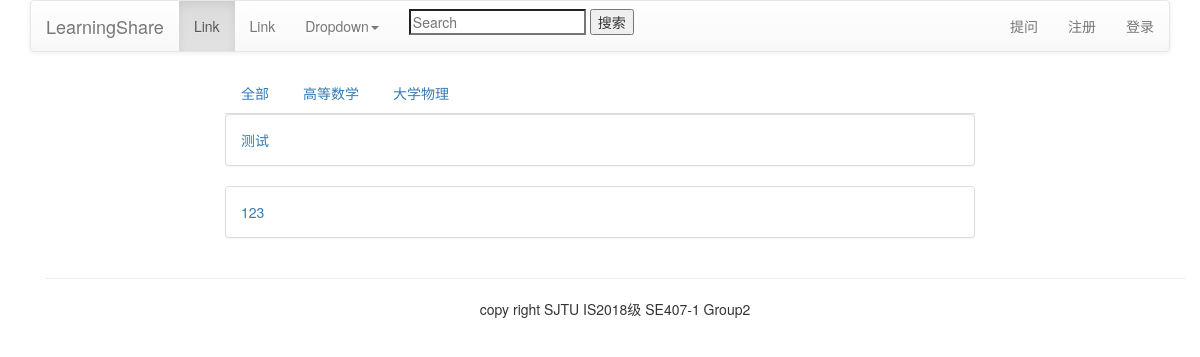
The page /question/ on the database as committed earlier.
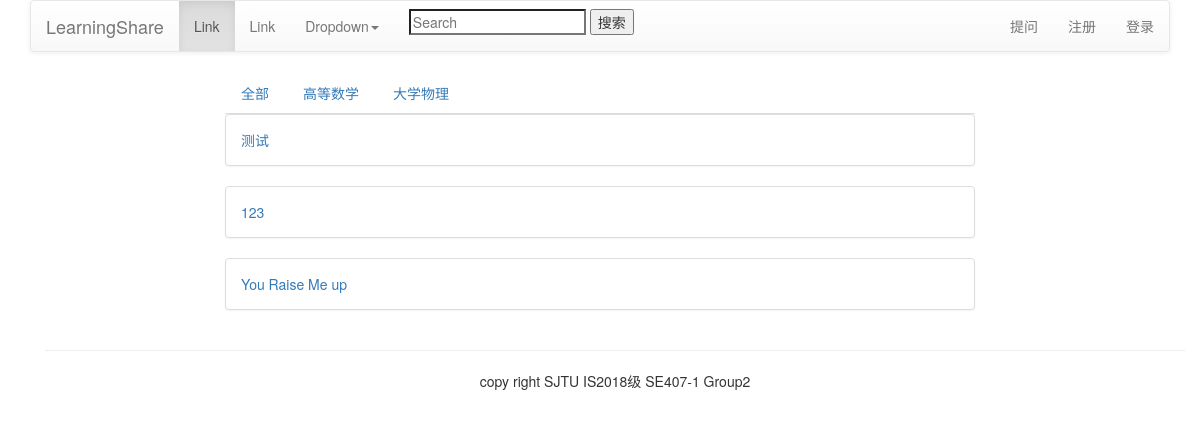
The same page on the database as committed later.
### CategoryApp/models.py (models this page shows, shortened)
class Category(models.Model):
    name = models.CharField(max_length=20, unique=True, verbose_name='分组名称')
    number = models.IntegerField(unique=True, verbose_name='分组序号')

### QuestionApp/models.py (models this page shows, shortened)
class Question(models.Model):
    user = models.ForeignKey(User, verbose_name='提问者', related_name='questions',on_delete=models.CASCADE)
    questionTitle = models.CharField('问题标题', max_length=40, unique=True,blank=False)
    questionCategory = models.ForeignKey('CategoryApp.Category', verbose_name='板块名称', on_delete=models.CASCADE)
    questionDescription = models.TextField('详细描述')
    created=models.DateTimeField(default=timezone.now,verbose_name='发布日期')
    publishDate = models.DateTimeField(auto_now=True, verbose_name='更新日期')
    goodNum = models.IntegerField(default=0,verbose_name='赞数')
    badNum = models.IntegerField(default=0, verbose_name='反对数')
    grade = models.IntegerField(default=0, verbose_name='综合质量')
    collect = models.ManyToManyField(User, verbose_name='收藏')

### QuestionApp/views.py (the view)
# urls.py: path('', views.index, name='index'),
def index(request):
    category_id = request.GET.get('category_id')
    if len(request.GET)==0:
        questions = Question.objects.all()
    else:
        questions = Question.objects.filter(questionCategory_id=category_id)
    categorys = Category.objects.all()
    context = {
        "questions": questions,
        "categorys": categorys
    }
    return render(request, "index.html", context=context)

### templates/index.html (shortened to what this page needs)
{% load static %}
<!DOCTYPE html>
<html lang="zh-cn">
<head>
	<link rel="stylesheet" href="{% static 'css/bootstrap.css' %}">
	<link rel="stylesheet" href="{% static 'css/bootstrap-theme.css' %}">
</head>
<body>
<div class="container">
    {% include "head.html" %}
    {% block add_question %}
    {% block content %}
	<div class="row clearfix">
		<div class="col-md-2 column">
		</div>
		<div class="col-md-8 column">
			<div class="tabbable" id="tabs-175642">
				<ul class="nav nav-tabs">
                    <li>
                        <a href="{% url 'question:index'   %}">全部</a>
                    </li>
					{% for category in categorys %}
					<li>
						 <a href="/question/?category_id={{ category.id }}" >{{ category.name}}</a>
					</li>
					{% endfor %}
				</ul>
			</div>
        {% block question_list %}
			{% for question in questions %}
			<div class="panel panel-default">
				<div class="panel-body">
                    <a href="{{ question.id }}">
                        {{question.questionTitle}}
                    </a>
				</div>
			</div>
			{% endfor %}
        {% endblock %}
		</div>
		<div class="col-md-2 column">
		</div>
	</div>
    {% endblock %}
	{% endblock %}
    {% include "footer.html" %}
</div>
</body>
</html>

Rows that differ between the two databases and show on the page:
added Question: questionTitle "You Raise Me up"
